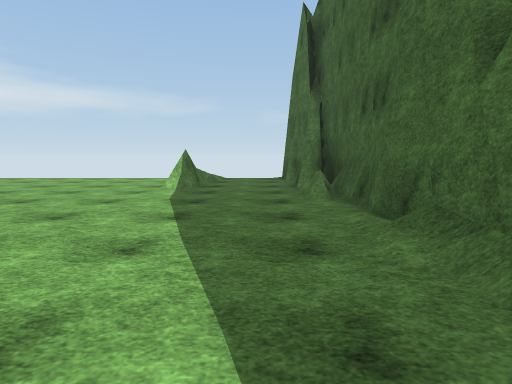
View 1 (above)

21 first-person views from a walk through a 3-D level made in the Unity game engine. The camera is 1.3 m above the floor, tilts 6° down and sees 75° across. The floor is counted in squares, 2 m on a side. Each view is taken from the middle of a square. On the plan, view 1 faces up. The plan holds only what a view shows up to about 10 squares ahead; the rest is blank. The place goes on beyond the plan. The player character is not drawn. Surface patterns are stand-ins for the level's own textures.

View 2
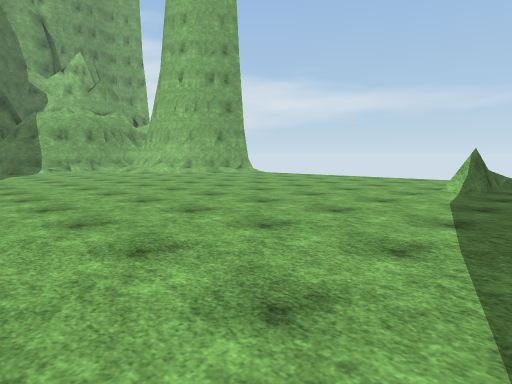

View 3
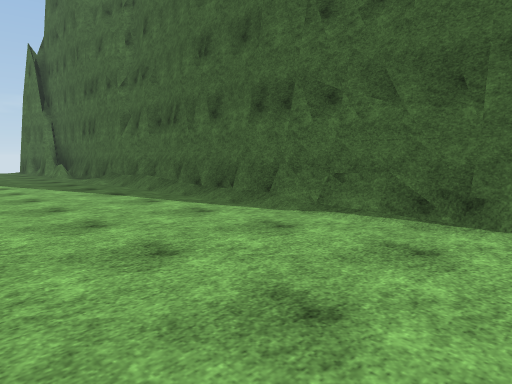

View 4
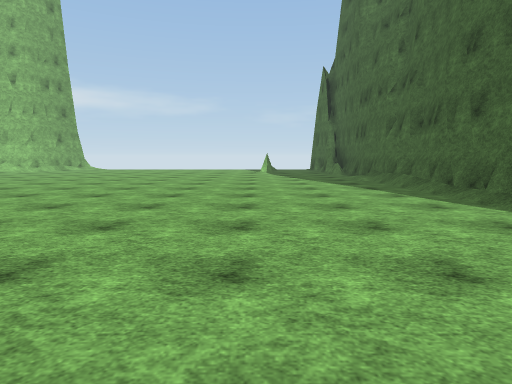

View 5
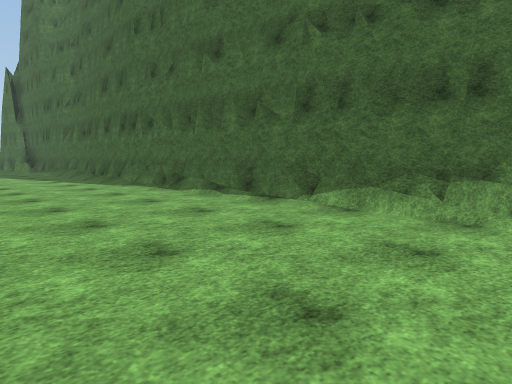

View 6
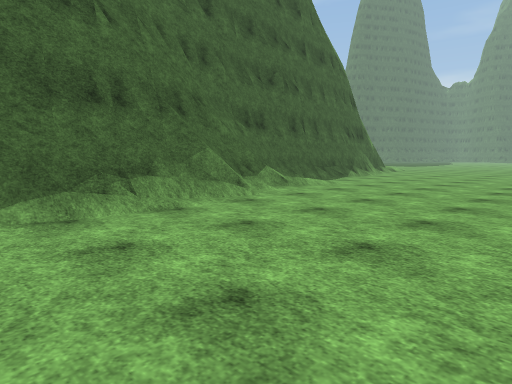

View 7
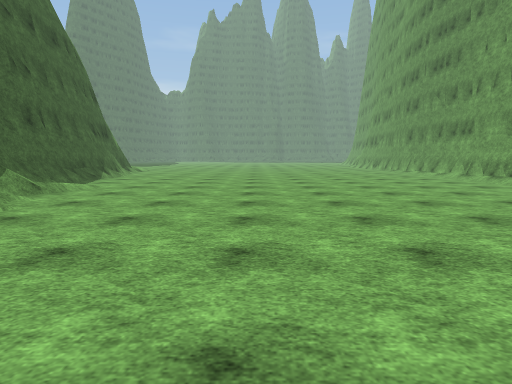

View 8
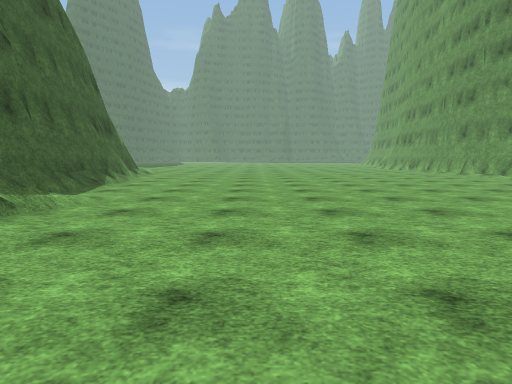

View 9
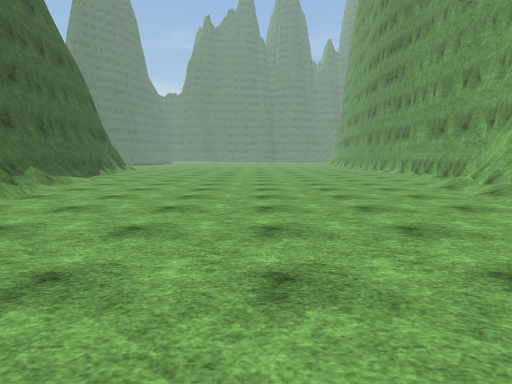

View 10
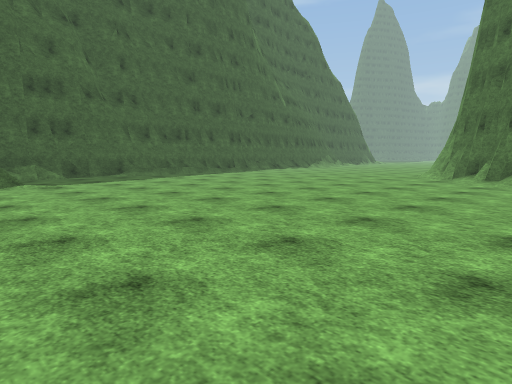

View 11
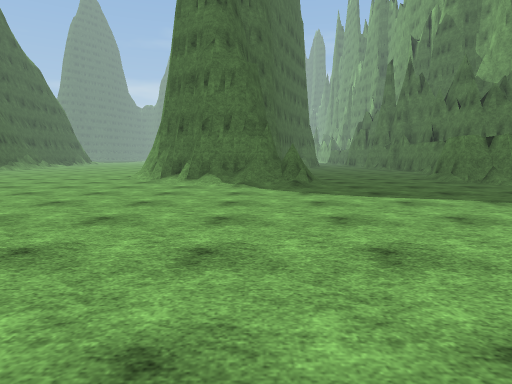

View 12
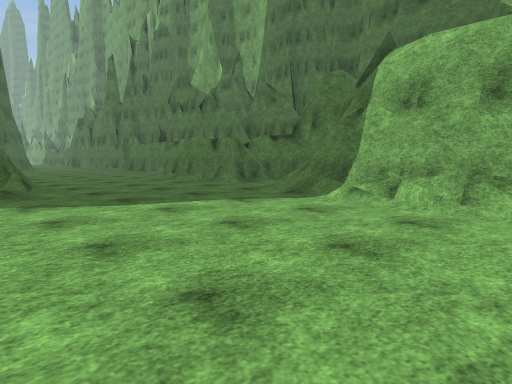

View 13
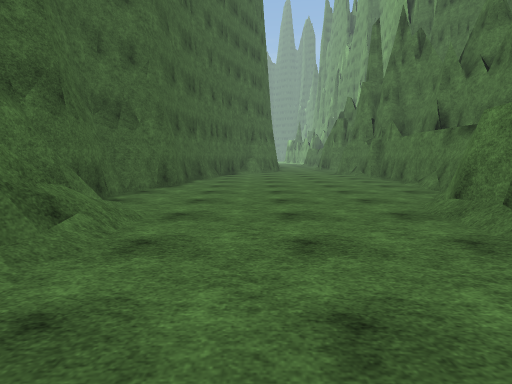

View 14
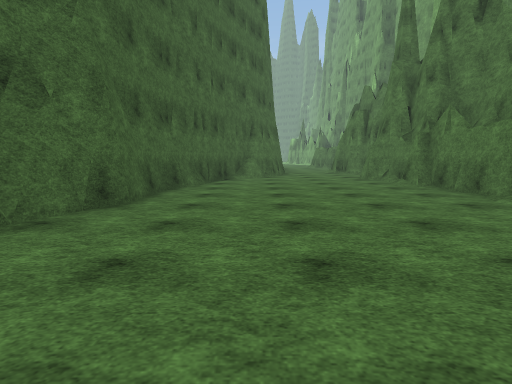

View 15
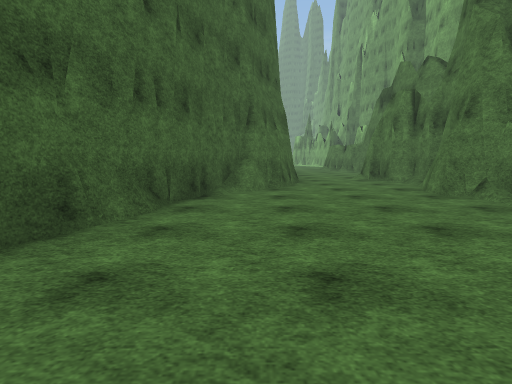

View 16
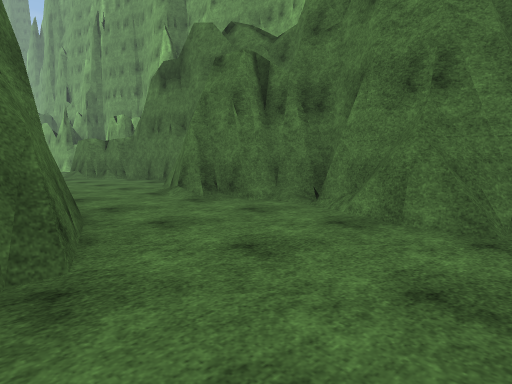

View 17
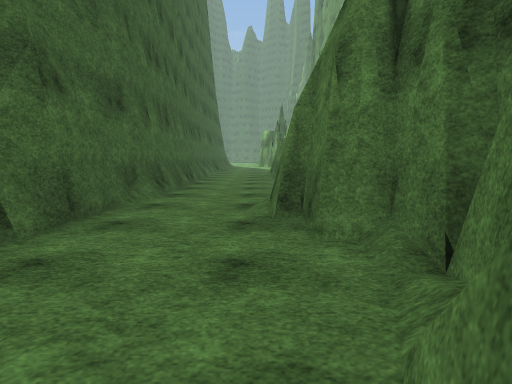

View 18
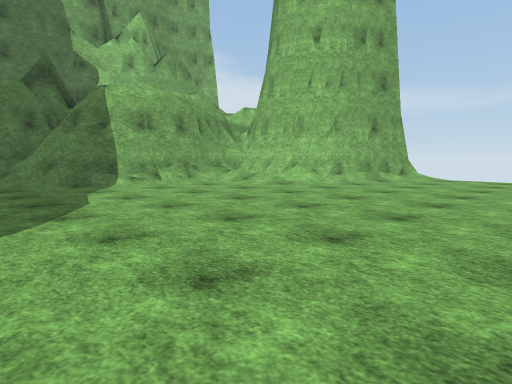

View 19
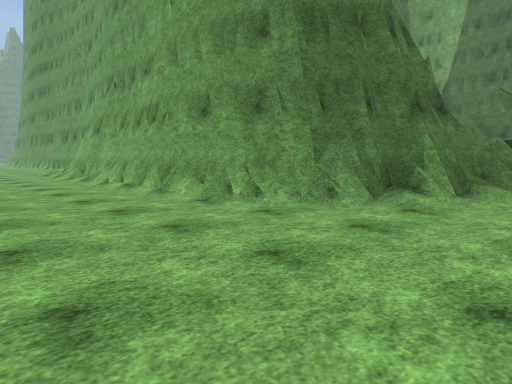

View 20
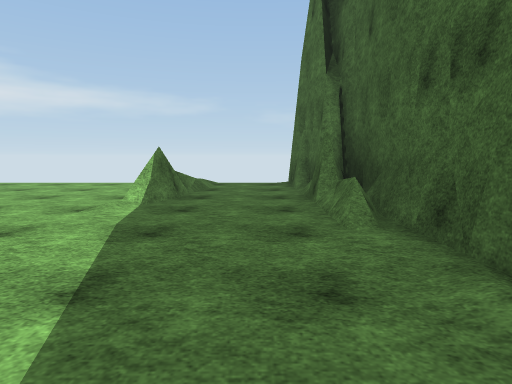

View 21
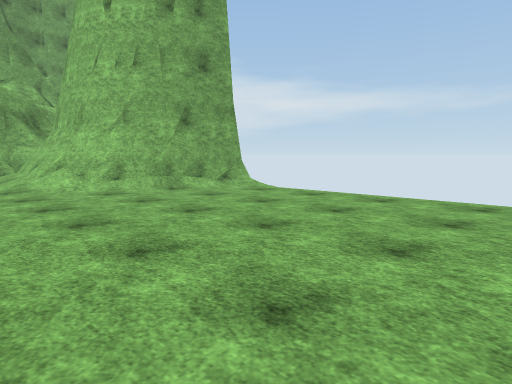

### Floor plan
Key: @ floor where view 1 was taken; # wall or solid block; . floor; / step, stairs or slope; = window, fence, low wall or low ledge.
Columns run from 18 left of view 1 to 4 right of it. Each row starts with its distance up from view 1.
 10       ##........ /.#
  9       #/........ /.#
  8      ##/........=/.##
  7    ###/.........#..##
  6    #//.............=#
  5    #...............##
  4    #................#
  3   ##.............../#
  2  ##/.............../#
  1  #//.............../#
  0  #/....//.........@/#
 -1  ##....=///......../#
 -2   #..../###/......./#
 -3   #..../####......./#
 -4    .....#  #/.......#
 -5  #......#  ##.......#
 -6  #......#   #.......#
 -7  #.....##  ##.......#
 -8  #.....#   #/.......#
 -9  #.....#   #/.......##
-10  #.....#   #/......./#
-11  #....##   #/......./#
-12  #....#    #/......./#
-13  #...##   ##/........##
-14  #...#    #/........./#
-15  #..##    #/........./#
-16  #/.#     #/..........#
-17  #..#     #/..........#
-18  ...#     #/..........#
-19 #...#     #/..........#
-20 #...#     #/..........#

Where each view was taken, in squares from view 1:
view 1: 0 up, 0 right, facing up
view 2: 0 up, 0 right, facing up-left
view 3: 6 down, 2 left, facing up-right
view 4: 7 down, 2 left, facing up
view 5: 11 down, 2 left, facing up-right
view 6: 8 down, 2 left, facing down-right
view 7: 8 down, 1 left, facing down
view 8: 10 down, 0 right, facing down
view 9: 6 down, 2 left, facing down
view 10: 8 up, 10 left, facing down-right
view 11: 7 up, 10 left, facing down
view 12: 6 up, 10 left, facing down-left
view 13: 1 up, 13 left, facing down
view 14: 2 down, 13 left, facing down
view 15: 6 down, 13 left, facing down
view 16: 11 down, 13 left, facing down-left
view 17: 12 down, 16 left, facing down
view 18: 0 up, 7 left, facing up-left
view 19: 0 up, 3 left, facing down-left
view 20: 2 up, 0 right, facing up
view 21: 5 up, 5 left, facing up-left
